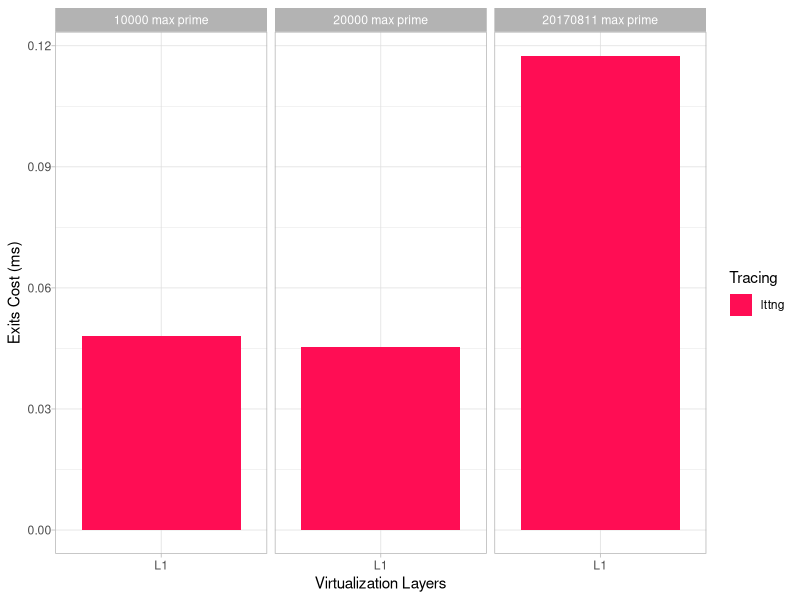

The R source for this figure:
#!/usr/bin/env Rscript
library(ggplot2)
library(ggrepel)
library(plyr)
colors <- c("#ff0d54",  "#5f2054", "#2f2054")
# layer,tracer,maxprime,event,freq,total_event_cost,cost_per_event
data <- read.table("./io-overhead/data/exits-cost-cpu.csv", header=T, sep=",")
data$maxprime <- paste(data$maxprime,'max prime')

data = subset(data, event != 'VMCALL')
data = subset(data, tracer != 'sysbench' & tracer != 'dd')
# data = subset(data, event != 12 & event != 18)

# compute duplicated rows
data_filtered <- ddply(data, .(layer, tracer, maxprime, event),
                       transform,
                       freq = sum(freq),
                       total_event_cost = sum(total_event_cost),
                       cost_per_event = sum(total_event_cost)/sum(freq)
)

data_filtered <- unique(data_filtered[c("layer", "tracer", "maxprime", "event", "freq","total_event_cost")])

data_filtered <- ddply(data_filtered, .(layer, tracer, maxprime),
                       transform,
                       total_exit_freq = sum(freq),
                       total_exits_cost = sum(total_event_cost)/10**6
)

data_filtered <- unique(data_filtered[c("layer", "tracer", "maxprime", "total_exits_cost", "total_exit_freq")])


plot <- ggplot(data_filtered, aes(x=reorder(layer, total_exits_cost), y = total_exits_cost)) +
  geom_bar(aes(fill=tracer), position="dodge",stat="identity") +
  # scale_y_continuous(breaks = seq(0, max(data_filtered$total_exits_cost), 100)) +
  facet_wrap(~maxprime, ncol=4) +
  # coord_flip() +
  # geom_label_repel(aes(y=tracing_events, label=paste(tracing_events,event_type)),
  #                  size = 3, segment.size = 0.3, colour="black", fill="white",
  #                  min.segment.length = unit(0, "lines"), nudge_x = 0
  # ) +
  # geom_text(aes(y=max, label=label ), colour='black', size = 3.4,
  #           position=position_dodge(width=0.9), vjust=-1) +
  
  # scale_fill_manual(values = colors) +
  labs(x ="Virtualization Layers", y ="Exits Cost (ms)", fill="Tracing") +
  scale_fill_manual(values = colors) +
  theme_light() +
  theme(
    # legend.position = c(0.94,0.91),
    # legend.title=element_blank(),
    # axis.text.x = element_text(angle = 40, hjust = 1, vjust=1, size = 10),
    axis.text.y = element_text(margin = margin(t=2,b=1))
  )
plot(plot)
